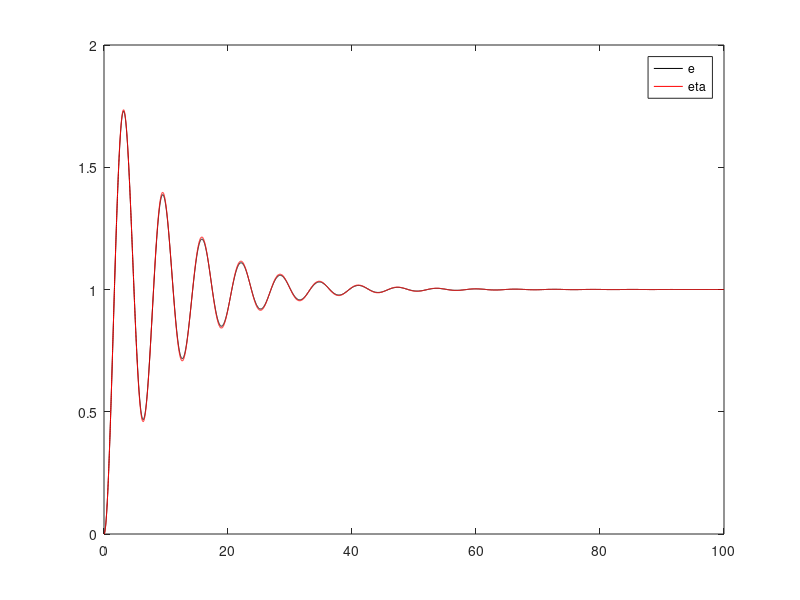
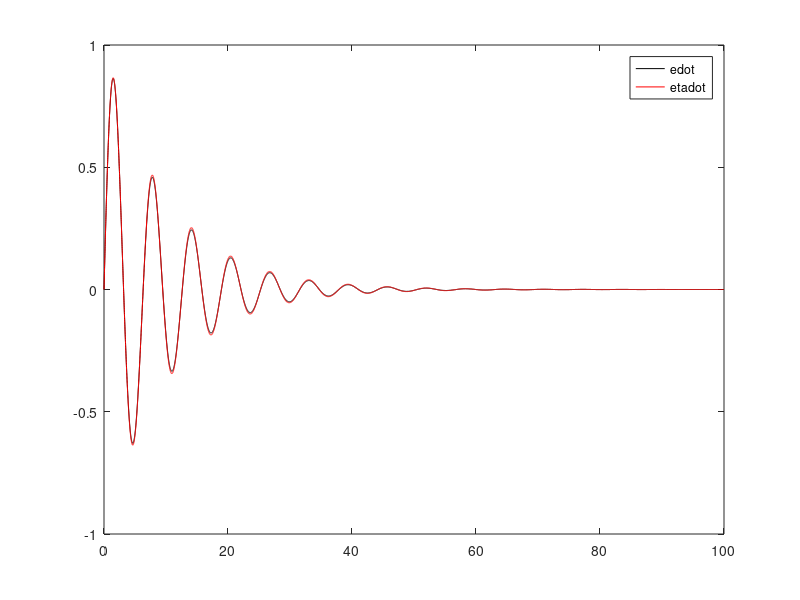
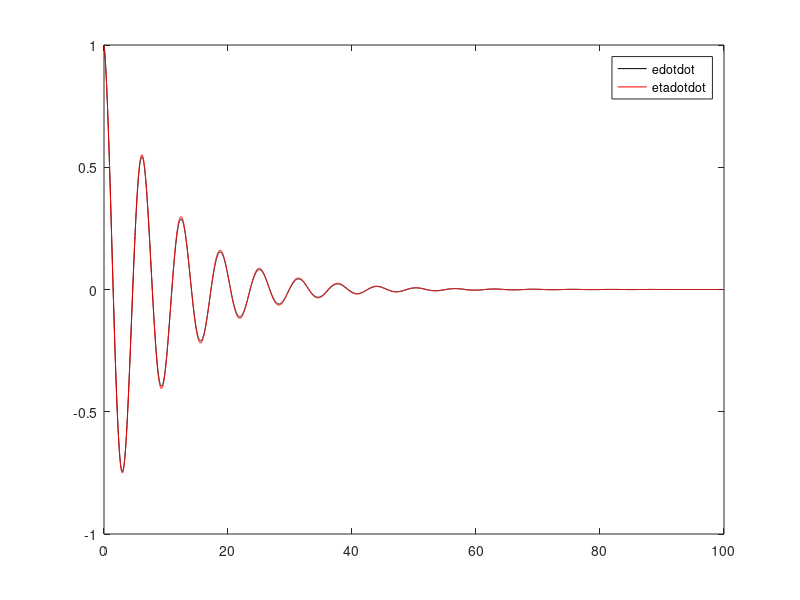

Write MATLAB code to recreate these figures, in order.
N = 1;
w = 1.0;
z = 0.1;
s = z*w;
wf = sqrt(w^2-s^2);

e0 = 0.0;
edot0 = 0.0;

if abs(N/w^2-e0) < 1.0e-6,
   psi = 0.5*pi;
   C = edot0/wf;
else,
   psi = atan((s-edot0/(N/w^2-e0))/wf);
   C = (e0-N/w^2)/cos(psi);
end

Nt = 10001;
t = zeros(Nt,1);
e = zeros(Nt,1);
edot = zeros(Nt,1);
edotdot = zeros(Nt,1);
eta = zeros(Nt,1);
etadot = zeros(Nt,1);
etadotdot = zeros(Nt,1);
dt = 0.01;

eta(1) = e0;
etadot(1) = edot0;

for k=1:Nt,
   t(k) = (k-1)*dt;
   e(k) = N/w^2 + C*exp(-s*t(k))*cos(wf*t(k)-psi);
   edot(k) = -C*exp(-s*t(k))*(s*cos(wf*t(k)-psi)+wf*sin(wf*t(k)-psi));
   edotdot(k) = C*exp(-s*t(k))*((s^2-wf^2)*cos(wf*t(k)-psi)+2*s*wf*sin(wf*t(k)-psi));
   etadotdot(k) = N - 2*z*w*etadot(k) - w*w*eta(k);
   eta(k+1) = eta(k) + etadot(k)*dt + 0.5*etadotdot(k)*dt*dt;
   etadot(k+1) = etadot(k) + etadotdot(k)*dt;
end

eta(Nt+1) = [];
etadot(Nt+1) = [];

figure(1)
plot(t,e,"k",t,eta,"r")
legend("e","eta")

figure(2)
plot(t,edot,"k",t,etadot,"r")
legend("edot","etadot")

figure(3)
plot(t,edotdot,"k",t,etadotdot,"r")
legend("edotdot","etadotdot")

